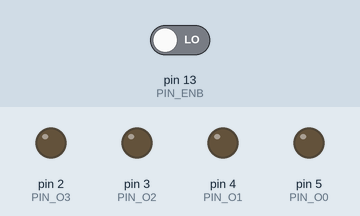
Simulated run of this sketch. Board: Arduino Uno, built with avr-gcc and run on an emulated ATmega328P. On the bench: output pins drawn as LEDs (lit = HIGH). The test bench sets the inputs (shaded band); at power-on: pin 13 (PIN_ENB) LOW.

Above: at 2.8 s.
2.9 s: pin 13 (PIN_ENB) driven HIGH
At 4.4 s:
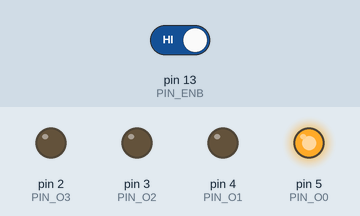
At 5.8 s:
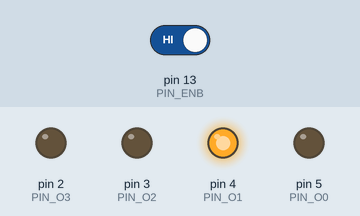
7.0 s: pin 13 (PIN_ENB) driven LOW
At 7.8 s:
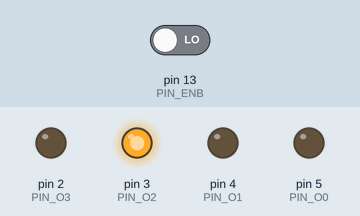
Timing chart, 0 to 10.0 s (numbered marks = the images above; inputs shaded):
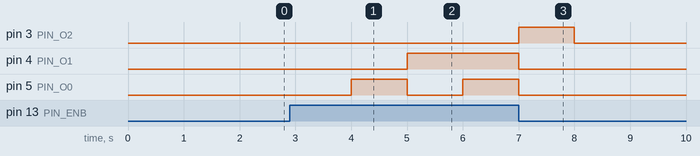

The sketch:

int9052024_illegittimi.ino
```cpp
const int PIN_ENB = 13;
const int PIN_O0 = 5;
const int PIN_O1 = 4;
const int PIN_O2 = 3;
const int PIN_O3 = 2;

int E;
int d0 = 0;
int d1 = 0;
int d2 = 0;
int d3 = 0;

int q0 = 0;
int q1 = 0;
int q2 = 0;
int q3 = 0;

void setup() {
  pinMode(PIN_ENB, INPUT);
  pinMode(PIN_O0, OUTPUT);
  pinMode(PIN_O1, OUTPUT);
  pinMode(PIN_O2, OUTPUT);
  pinMode(PIN_O3, OUTPUT);
}

void loop() {


  digitalWrite(PIN_O0, q0);
  digitalWrite(PIN_O1, q1);
  digitalWrite(PIN_O2, q2);
  digitalWrite(PIN_O3, q3);

  E = digitalRead(PIN_ENB);


  d0 = !q2 * !q0 * E;
  d1 = (!q2 * q1 * !q0 * E) + (!q2 * !q1 * q0 * E);
  d2 = !q2 * q1 * q0 * E;

  q0 = d0;
  q1 = d1;
  q2 = d2;
  q3 = d3;

  delay (1000);

}
```

Measured:
- after the input at 2.9 s, pin 4 (PIN_O1): LOW → HIGH after 2.1 s; pin 5 (PIN_O0): LOW → HIGH after 1.1 s, → LOW 1.0 s later, → HIGH 1.0 s later
- after the input at 7.0 s, pin 3 (PIN_O2): goes on until 8.0 s, then stays LOW; pin 4 (PIN_O1), pin 5 (PIN_O0): goes on until 7.0 s, then stays LOW
